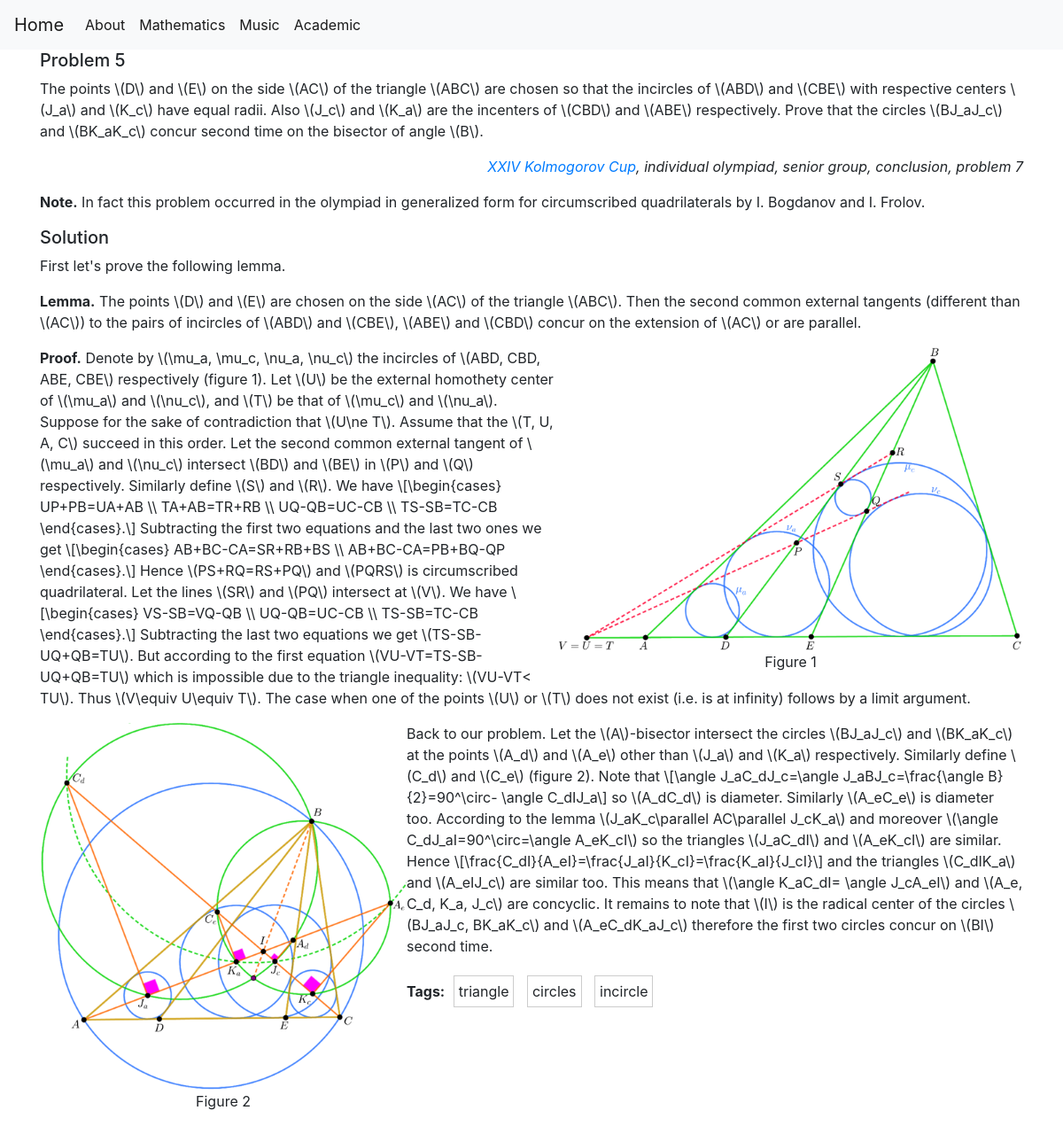
/mathematics/geometry/5, run on the app's committed database.
### tables this page shows
CREATE TABLE problems (
    category TEXT,
    id INTEGER,
    statement TEXT NOT NULL,
    solution TEXT NOT NULL,
    PRIMARY KEY (category, id)
);

CREATE TABLE problem_tags (
    problem_category TEXT REFERENCES problems(category),
    problem_id INTEGER REFERENCES problems(id),
    tag VARCHAR(255)
);

### main.py (the view)
@app.route('/mathematics/<category>/<int:id>')
def problem(category, id):
    problem = get_problem(category, id)
    tags = get_problem_tags(category, id)
    return render_template('problem.html', problem=problem, tags=tags)

### main.py (called while the page is built)
def get_db_connection():
    conn = sqlite3.connect('database.db')
    conn.row_factory = sqlite3.Row
    return conn

def get_problem(category, id):
    conn = get_db_connection()
    problem = conn.execute('SELECT * FROM problems WHERE category = ? AND id = ?',
                            (category, id)).fetchone()
    conn.close()
    if problem is None:
        abort(404)
    return problem

def get_problem_tags(category, id):
    conn = get_db_connection()
    tags = conn.execute('SELECT tag FROM problem_tags WHERE problem_category = ? and problem_id = ?',
                        (category, id)).fetchall()
    tags = [tag[0] for tag in tags]
    conn.close()
    if tags is None:
        abort(404)
    return tags

### templates/problem.html (shortened to what this page needs)
{% extends 'math_base.html' %}
{% block content %}
    {{ problem['statement'] | safe }}
    {{ problem['solution'] | safe }}
    <p>
        <b>Tags:</b> {% for tag in tags %}
            <span class="tag-frame">{{ tag }}</span>
        {% endfor %}
    </p>
{% endblock %}

### templates/math_base.html (shortened to what this page needs)
{% extends 'base.html' %}

### templates/base.html (shortened to what this page needs)
<!doctype html>
<html lang="en">
  <head>
    <link rel="stylesheet" href="https://stackpath.bootstrapcdn.com/bootstrap/4.3.1/css/bootstrap.min.css">
  </head>
  <body>
    <nav class="navbar navbar-expand-md navbar-light bg-light">
        <a class="navbar-brand" href="{{ url_for('index')}}">Home</a>
        <div class="collapse navbar-collapse" id="navbarNav">
            <ul class="navbar-nav">
            <li class="nav-item active">
                <a class="nav-link" href="{{url_for('about')}}">About</a>
            </li>
            <li class="nav-item active">
                <a class="nav-link" href="{{url_for('mathematics')}}">Mathematics</a>
            </li>
            <li class="nav-item active">
                <a class="nav-link" href="{{url_for('music')}}">Music</a>
            </li>
            <li class="nav-item active">
                <a class="nav-link" href="{{url_for('academic')}}">Academic</a>
            </li>
            </ul>
        </div>
    </nav>
    <div class="container">
        {% block content %} {% endblock %}
    </div>
  </body>
</html>

### data on the page
problems: statement "Problem 5 The points \\(D\\) and \\(E\\) on the side \\(AC\\) of the triangle \\(ABC\\) are chosen so that the incircles of \\(ABD\\) and \\(CBE\\) with respective centers \\(J_a\\) and \\(K_c\\) have equal radii. Also \\(J_c\\) and \\(K_a\\) are the incenters of \\(CBD\\) and \\(ABE\\) respectively. Prove that the circles \\(BJ_aJ_c\\) and \\(BK_aK_c\\) concur second time on the bisector of angle \\(B\\). XXIV Kolmogorov Cup , individual olympiad, senior group, conclusion, problem 7 Note. In fact this problem occurred in the olympiad in generalized form for circumscribed quadrilaterals by I. Bogdanov and I. Frolov.", solution "Solution First let's prove the following lemma. Lemma. The points \\(D\\) and \\(E\\) are chosen on the side \\(AC\\) of the triangle \\(ABC\\). Then the second common external tangents (different than \\(AC\\)) to the pairs of incircles of \\(ABD\\) and \\(CBE\\), \\(ABE\\) and \\(CBD\\) concur on the extension of \\(AC\\) or are parallel. Figure 1 Proof. Denote by \\(\\mu_a, \\mu_c, \\nu_a, \\nu_c\\) the incircles of \\(ABD, CBD, ABE, CBE\\) respectively (figure 1). Let \\(U\\) be the external homothety center of \\(\\mu_a\\) and \\(\\nu_c\\), and \\(T\\) be that of \\(\\mu_c\\) and \\(\\nu_a\\). Suppose for the sake of contradiction that \\(U\\ne T\\). Assume that the \\(T, U, A, C\\) succeed in this order. Let the second common…", solution (picture)
problem_tags: tag "triangle"
problem_tags: tag "circles"
problem_tags: tag "incircle"
